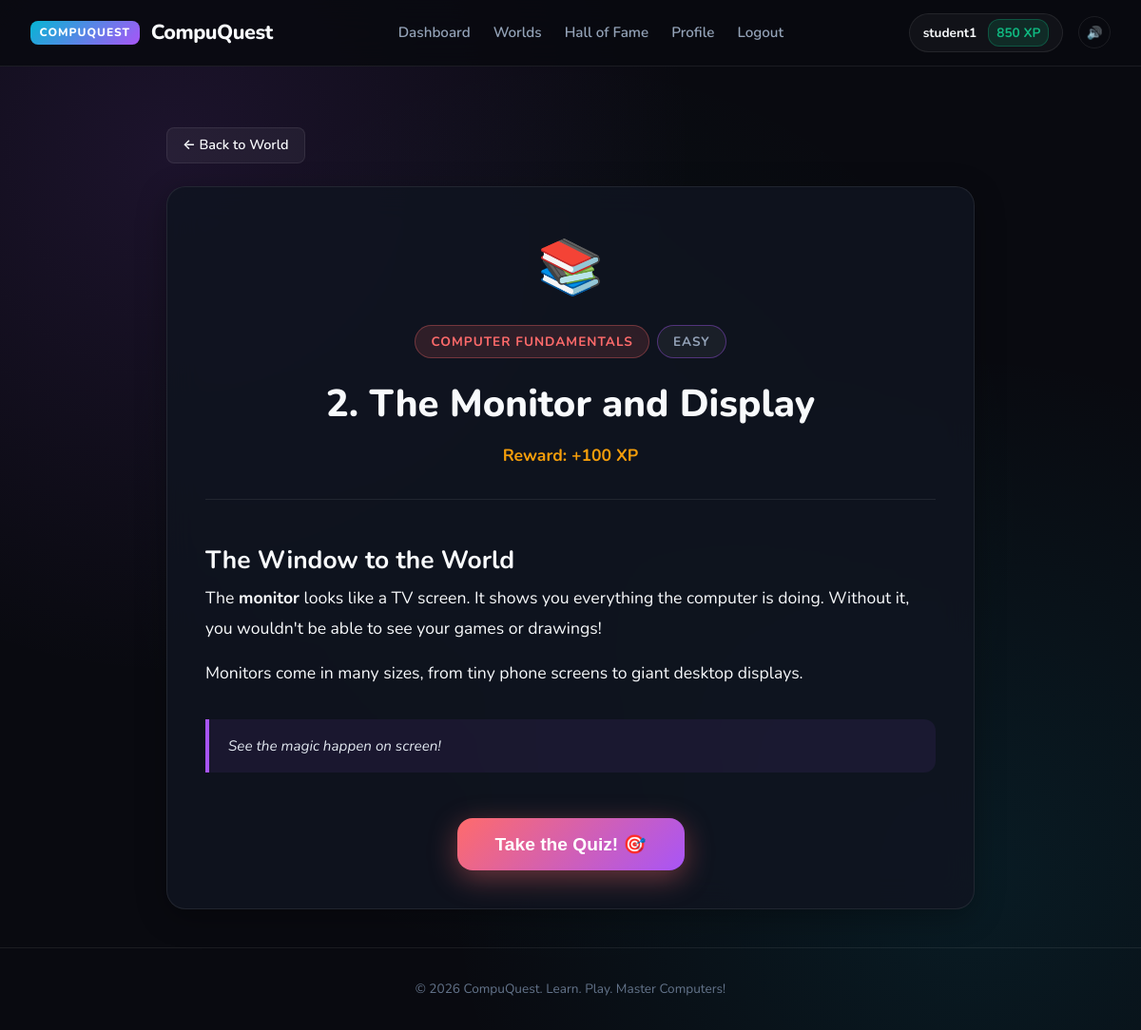
/learn/2 (signed in), run on the app's committed database.
### tables this page shows
CREATE TABLE users (
        id INTEGER PRIMARY KEY AUTOINCREMENT,
        username TEXT UNIQUE NOT NULL,
        email TEXT UNIQUE NOT NULL,
        password_hash TEXT NOT NULL,
        xp INTEGER DEFAULT 0,
        level INTEGER DEFAULT 1,
        streak INTEGER DEFAULT 1,
        last_active_date TEXT,
        avatar TEXT DEFAULT 'happy_bot',
        title TEXT DEFAULT 'Explorer',
        created_at TEXT DEFAULT CURRENT_TIMESTAMP
    , grade INTEGER DEFAULT 1);

CREATE TABLE categories (
        slug TEXT PRIMARY KEY,
        title TEXT NOT NULL,
        subtitle TEXT,
        badge_label TEXT,
        accent_color TEXT,
        icon TEXT,
        order_idx INTEGER,
        description TEXT
    , min_grade INTEGER DEFAULT 1, max_grade INTEGER DEFAULT 10);

CREATE TABLE quests (
        id INTEGER PRIMARY KEY AUTOINCREMENT,
        category_slug TEXT NOT NULL,
        title TEXT NOT NULL,
        learning_material TEXT,
        story_hook TEXT,
        xp_reward INTEGER DEFAULT 100,
        difficulty TEXT,
        order_idx INTEGER,
        quiz_question TEXT,
        quiz_options TEXT,
        quiz_answer INTEGER,
        FOREIGN KEY (category_slug) REFERENCES categories(slug)
    );

### app.py (the view)
@app.route('/learn/<int:quest_id>')
def learn_arena(quest_id):
    user = get_current_user()
    if not user:
        flash('Please login to access the lessons.', 'warning')
        return redirect(url_for('login'))
    conn = get_db_connection()
    quest_row = conn.execute('''
        SELECT q.*, c.title as cat_title, c.accent_color, c.slug as cat_slug
        FROM quests q
        JOIN categories c ON q.category_slug = c.slug
        WHERE q.id = ?
    ''', (quest_id,)).fetchone()
    if not quest_row:
        conn.close()
        flash('Lesson not found.', 'error')
        return redirect(url_for('categories_view'))
    category = conn.execute('SELECT * FROM categories WHERE slug = ?', (quest_row['cat_slug'],)).fetchone()
    if user['grade'] < category['min_grade'] or user['grade'] > category['max_grade']:
        conn.close()
        flash('This lesson is not available for your grade level.', 'warning')
        return redirect(url_for('categories_view'))
    quest = dict(quest_row)
    quest['quiz_options_list'] = json.loads(quest['quiz_options']) if quest.get('quiz_options') else []
    progress = conn.execute('SELECT completed FROM user_progress WHERE user_id = ? AND quest_id = ?', (user['id'], quest_id)).fetchone()
    is_completed = bool(progress['completed']) if progress else False
    next_quest = conn.execute('''
        SELECT id FROM quests
        WHERE category_slug = ? AND order_idx > ?
        ORDER BY order_idx ASC LIMIT 1
    ''', (quest['category_slug'], quest['order_idx'])).fetchone()
    conn.close()
    return render_template('learn.html', user=user, quest=quest, is_completed=is_completed, next_quest=next_quest)

### app.py (called while the page is built)
def get_current_user():
    if 'user_id' not in session:
        return None
    conn = get_db_connection()
    user = conn.execute('SELECT * FROM users WHERE id = ?', (session['user_id'],)).fetchone()
    conn.close()
    return user

### database.py (called while the page is built)
def get_db_connection():
    conn = sqlite3.connect(DB_PATH)
    conn.row_factory = sqlite3.Row
    return conn

### templates/learn.html (shortened to what this page needs)
{% extends 'base.html' %}
{% block content %}
<div style="max-width: 850px; margin: 0 auto;">
    <div style="margin-bottom: 1.5rem;">
        <a href="{{ url_for('category_detail', slug=quest.cat_slug) }}" class="btn-outline" style="display: inline-flex; align-items: center; gap: 0.5rem; padding: 0.4rem 1rem; border-radius: 8px; text-decoration: none; font-size: 0.9rem; font-weight: 600;">
            ← Back to World
        </a>
    </div>
    <div class="glass-card" style="padding: 2.5rem; position: relative;">
        <div style="display: flex; flex-direction: column; align-items: center; text-align: center; margin-bottom: 2.5rem; padding-bottom: 2rem; border-bottom: 1px solid var(--border-subtle);">
            <div style="font-size: 3.5rem; margin-bottom: 1rem;">📚</div>
            <div style="display: flex; gap: 0.5rem; margin-bottom: 1rem; justify-content: center;">
                <span class="hero-tag" style="margin-bottom: 0; background: {{ quest.accent_color }}22; border-color: {{ quest.accent_color }}55; color: {{ quest.accent_color }};">{{ quest.cat_title }}</span>
                <span class="hero-tag" style="margin-bottom: 0; background: rgba(255, 255, 255, 0.05); color: var(--text-secondary);">{{ quest.difficulty }}</span>
            </div>
            <h1 style="font-size: 2.5rem; font-weight: 800; color: var(--text-primary); margin-bottom: 0.5rem;">{{ quest.title }}</h1>
            <p style="color: var(--neon-amber); font-weight: 700; font-size: 1.1rem;">Reward: +{{ quest.xp_reward }} XP</p>
        </div>
        <div id="learningContent">
            <div class="learning-material" style="font-size: 1.1rem; line-height: 1.8; color: var(--text-primary);">
                {{ quest.learning_material | safe }}
            </div>
            <div class="story-box" style="margin-top: 2rem;">
                {{ quest.story_hook }}
            </div>
            <div style="margin-top: 3rem; text-align: center;">
                <button id="startQuizBtn" class="btn-glow btn-primary" style="font-size: 1.2rem; padding: 1rem 2.5rem; border-radius: 16px; background: linear-gradient(135deg, {{ quest.accent_color }}, var(--neon-purple)); box-shadow: 0 8px 30px {{ quest.accent_color }}66;">
                    Take the Quiz! 🎯
                </button>
            </div>
        </div>
    </div>
</div>
{% endblock %}

### templates/base.html (shortened to what this page needs)
<!DOCTYPE html>
<html lang="en">
<head>
    <link rel="stylesheet" href="{{ url_for('static', filename='css/style.css') }}">
</head>
<body>
    <nav class="cyber-nav">
        <a href="{{ url_for('index') }}" class="brand-logo">
            <span class="brand-badge">COMPUQUEST</span>
            CompuQuest
        </a>
        <ul class="nav-links">
            {% if user %}
                <li><a href="{{ url_for('dashboard') }}" class="nav-item">Dashboard</a></li>
                <li><a href="{{ url_for('categories_view') }}" class="nav-item">Worlds</a></li>
                <li><a href="{{ url_for('leaderboard') }}" class="nav-item">Hall of Fame</a></li>
                <li><a href="{{ url_for('profile') }}" class="nav-item">Profile</a></li>
                <li><a href="{{ url_for('logout') }}" class="nav-item">Logout</a></li>
            {% else %}
                <li><a href="{{ url_for('index') }}" class="nav-item">Home</a></li>
                <li><a href="{{ url_for('login') }}" class="nav-item">Login</a></li>
                <li><a href="{{ url_for('register') }}" class="nav-item">Register</a></li>
            {% endif %}
        </ul>
        <div style="display: flex; align-items: center; gap: 1rem;">
            {% if user %}
                <div class="user-status-pill">
                    <span>{{ user.username }}</span>
                    <span class="xp-badge">{{ user.xp }} XP</span>
                </div>
            {% else %}
                <div class="user-status-pill">
                    <span>Guest Explorer</span>
                </div>
            {% endif %}
            <button id="soundToggleBtn" class="btn-sound-toggle" title="Toggle Sound">
            </button>
        </div>
    </nav>
    <main class="container">
        {% block content %}{% endblock %}
    </main>
    <footer class="cyber-footer">
        © 2026 CompuQuest. Learn. Play. Master Computers!
    </footer>
</body>
</html>

### static/css/style.css (style rules this page uses)
:root { --bg-main: #090a10; --bg-card: rgba(16, 20, 32, 0.85); --bg-card-hover: rgba(23, 29, 46, 0.95); --bg-panel: #0f1320; --bg-input: #151a2c; --border-subtle: rgba(255, 255, 255, 0.08); --border-glow: rgba(139, 92, 246, 0.35); --neon-green: #10b981; --neon-cyan: #06b6d4; --neon-purple: #a855f7; --neon-pink: #f43f5e; --neon-amber: #f59e0b; --text-primary: #f8fafc; --text-secondary: #94a3b8; --text-muted: #64748b; --font-main: 'Nunito', 'Fredoka', system-ui, -apple-system, sans-serif; --font-mono: 'JetBrains Mono', 'Fira Code', Menlo, monospace; }
* { box-sizing: border-box; margin: 0; padding: 0; }
body { background-color: var(--bg-main); background-image: radial-gradient(circle at 15% 15%, rgba(168, 85, 247, 0.12) 0%, transparent 40%), radial-gradient(circle at 85% 85%, rgba(6, 182, 212, 0.1) 0%, transparent 40%), radial-gradient(circle at 50% 50%, rgba(16, 185, 129, 0.05) 0%, transparent 60%); background-attachment: fixed; color: var(--text-primary); font-family: var(--font-main); line-height: 1.6; min-height: 100vh; display: flex; flex-direction: column; }
.cyber-nav { position: sticky; top: 0; z-index: 100; background: rgba(9, 10, 16, 0.85); backdrop-filter: blur(16px); border-bottom: 1px solid var(--border-subtle); padding: 0.85rem 2rem; display: flex; justify-content: space-between; align-items: center; }
.brand-logo { display: flex; align-items: center; gap: 0.75rem; text-decoration: none; font-weight: 800; font-size: 1.35rem; letter-spacing: -0.5px; color: var(--text-primary); }
.brand-badge { background: linear-gradient(135deg, var(--neon-cyan), var(--neon-purple)); color: #fff; padding: 0.2rem 0.6rem; border-radius: 8px; font-size: 0.75rem; font-weight: 800; letter-spacing: 1px; }
.nav-links { display: flex; align-items: center; gap: 1.5rem; list-style: none; }
.nav-item { color: var(--text-secondary); text-decoration: none; font-weight: 600; font-size: 0.95rem; transition: all 0.2s ease; display: flex; align-items: center; gap: 0.4rem; }
.user-status-pill { display: flex; align-items: center; gap: 0.75rem; background: rgba(255, 255, 255, 0.04); border: 1px solid var(--border-subtle); padding: 0.35rem 0.85rem; border-radius: 9999px; font-size: 0.85rem; font-weight: 700; }
.xp-badge { background: rgba(16, 185, 129, 0.15); color: var(--neon-green); border: 1px solid rgba(16, 185, 129, 0.3); padding: 0.15rem 0.5rem; border-radius: 12px; }
.btn-sound-toggle { background: transparent; border: 1px solid var(--border-subtle); color: var(--text-secondary); border-radius: 50%; width: 34px; height: 34px; cursor: pointer; display: flex; align-items: center; justify-content: center; transition: all 0.2s; }
.btn-glow { display: inline-flex; align-items: center; justify-content: center; gap: 0.5rem; padding: 0.65rem 1.4rem; border-radius: 12px; font-weight: 700; font-size: 0.95rem; text-decoration: none; border: none; cursor: pointer; transition: all 0.25s cubic-bezier(0.4, 0, 0.2, 1); }
.btn-primary { background: linear-gradient(135deg, var(--neon-purple), #7c3aed); color: #fff; box-shadow: 0 4px 20px rgba(168, 85, 247, 0.4); }
.btn-outline { background: rgba(255, 255, 255, 0.05); border: 1px solid var(--border-subtle); color: var(--text-primary); }
.container { max-width: 1200px; margin: 0 auto; padding: 2.5rem 1.5rem; width: 100%; }
.glass-card { background: var(--bg-card); border: 1px solid var(--border-subtle); border-radius: 20px; padding: 1.75rem; backdrop-filter: blur(16px); box-shadow: 0 8px 32px rgba(0, 0, 0, 0.3); transition: all 0.3s ease; }
.hero-tag { display: inline-flex; align-items: center; gap: 0.5rem; background: rgba(168, 85, 247, 0.15); border: 1px solid rgba(168, 85, 247, 0.4); color: #d8b4fe; padding: 0.35rem 1rem; border-radius: 9999px; font-size: 0.85rem; font-weight: 700; margin-bottom: 1.5rem; text-transform: uppercase; letter-spacing: 1px; }
.story-box { background: rgba(168, 85, 247, 0.08); border-left: 4px solid var(--neon-purple); padding: 1rem 1.25rem; border-radius: 0 12px 12px 0; font-style: italic; color: #e2e8f0; font-size: 0.95rem; }
.cyber-footer { margin-top: auto; border-top: 1px solid var(--border-subtle); padding: 2rem; text-align: center; color: var(--text-muted); font-size: 0.85rem; }
.learning-material p { margin-bottom: 1rem; }

### data on the page
users: username "student1", xp "850"
categories: cat_title "COMPUTER FUNDAMENTALS"
quests: difficulty "EASY", title "2. The Monitor and Display", xp_reward "100", learning_material "The Window to the World The monitor looks like a TV screen. It shows you everything the computer is doing. Without it, you wouldn't be able to see your games or drawings! Monitors come in many sizes, from tiny phone screens to giant desktop displays.", story_hook "See the magic happen on screen!"
